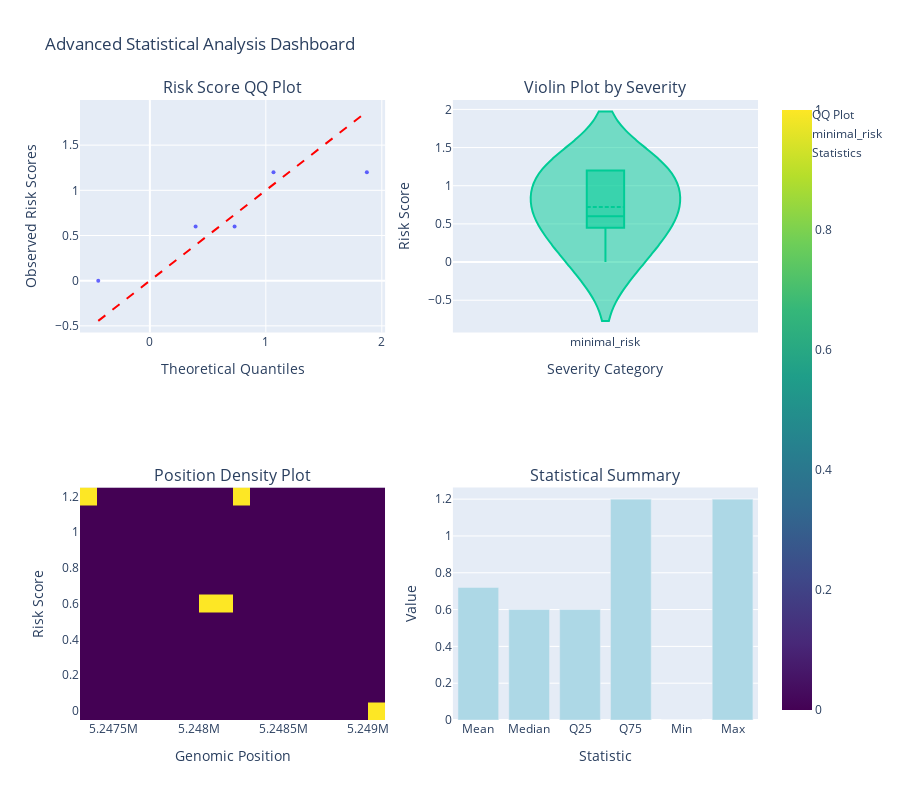
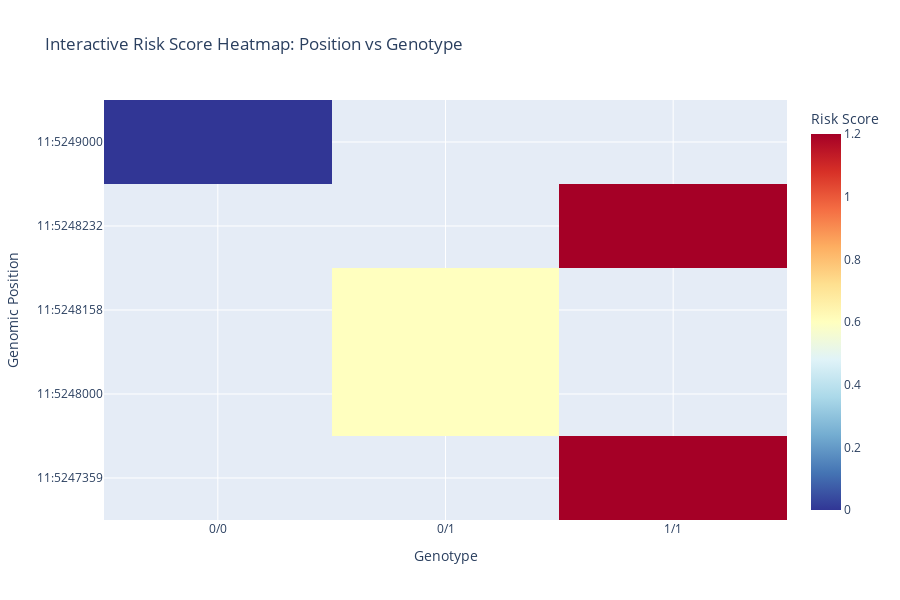
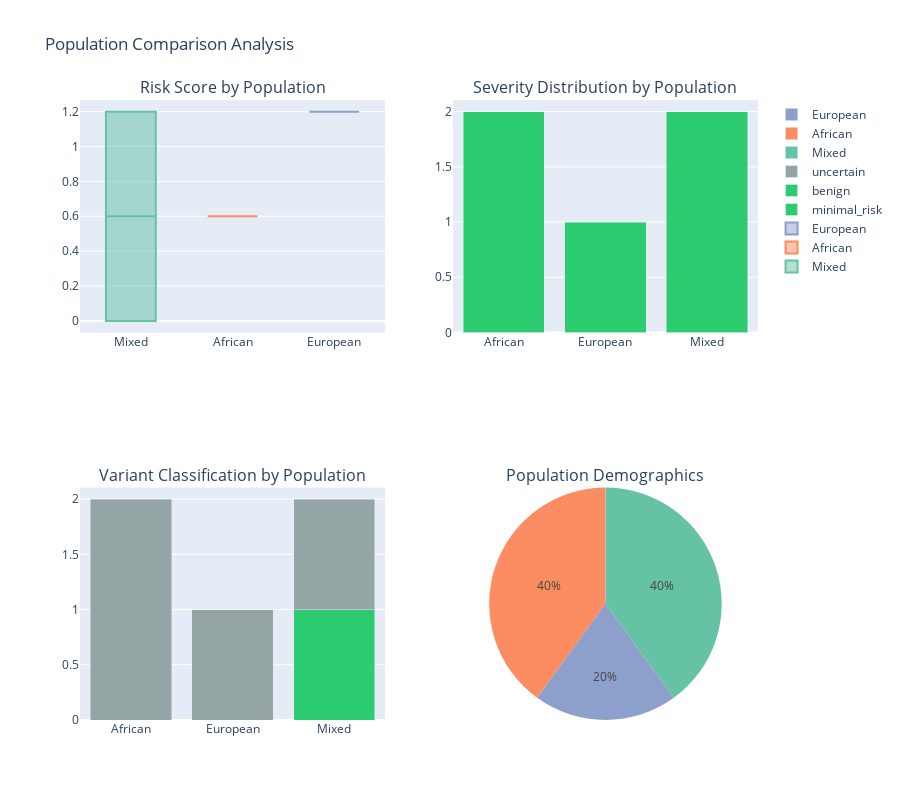
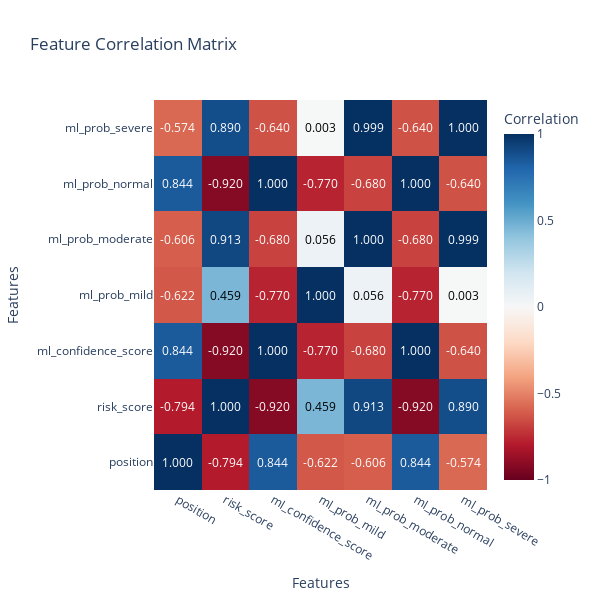

Notebook cell for these charts, in order:
### Markdown cell above
### The Ultimate Interactive Dashboard

Finally, let's create the comprehensive interactive dashboard that combines all visualisation types into one powerful interface.

### Code cell
# Create advanced statistical plots and population comparisons
print("Creating Advanced Interactive Visualisations...")

# 1. Advanced Statistical Dashboard
print("\nAdvanced Statistical Analysis:")
stats_fig = visualiser.plot_advanced_statistical_plots(results)
stats_fig.show()
print("Includes QQ plots, violin plots, density plots, and statistical summaries")

# 2. Interactive Risk Heatmap
print("\nInteractive Risk Heatmap:")
heatmap_fig = visualiser.plot_interactive_risk_heatmap(results)
heatmap_fig.show()
print("Position vs genotype heatmap - hover for detailed risk scores")

# 3. Population Comparison (Demo with Synthetic Data)
print("\nPopulation Comparison Analysis:")
pop_fig = visualiser.plot_interactive_population_comparison(results)
pop_fig.show()
print("Demonstrates population-stratified risk analysis (uses synthetic population data)")

# 4. Correlation Analysis
if len(results) > 1:
    print("\nInteractive Correlation Analysis:")
    corr_fig = visualiser.plot_correlation_analysis(results)
    corr_fig.show()
    print("Feature correlation matrix with interactive hover details")

print("\nAdvanced statistical visualisations completed!")
print("These include statistical testing, population genomics, and correlation analysis")

### Figure 1 — Plotly figure (JSON) as saved in the notebook; plotly's stock layout.template omitted (floating-point values rounded to 4 significant figures)
{"data": [{"hovertemplate": "Theoretical: %{x:.2f}<br>Observed: %{y:.2f}<extra></extra>", "marker": {"color": "blue", "opacity": 0.6, "size": 4}, "mode": "markers", "name": "QQ Plot", "type": "scatter", "x": [-0.4449, 0.3944, 0.7306, 1.066, 1.871], "xaxis": "x", "y": [0.0, 0.6, 0.6, 1.2, 1.2], "yaxis": "y"}, {"line": {"color": "red", "dash": "dash"}, "mode": "lines", "name": "Normal Reference", "showlegend": false, "type": "scatter", "x": [-0.4449, 1.871], "xaxis": "x", "y": [-0.4449, 1.871], "yaxis": "y"}, {"box": {"visible": true}, "hovertemplate": "Severity: minimal_risk<br>Risk Score: %{y}<extra></extra>", "meanline": {"visible": true}, "name": "minimal_risk", "points": "outliers", "type": "violin", "xaxis": "x2", "y": [1.2, 0.6, 1.2, 0.6, 0.0], "yaxis": "y2"}, {"colorscale": [[0, "#440154"], [0.1111, "#482878"], [0.2222, "#3e4989"], [0.3333, "#31688e"], [0.4444, "#26828e"], [0.5556, "#1f9e89"], [0.6667, "#35b779"], [0.7778, "#6ece58"], [0.8889, "#b5de2b"], [1, "#fde725"]], "hovertemplate": "Position: %{x}<br>Risk Score: %{y}<br>Count: %{z}<extra></extra>", "name": "Chr 11 Density", "nbinsx": 20, "nbinsy": 15, "type": "histogram2d", "x": [5248232, 5248158, 5247359, 5248000, 5249000], "xaxis": "x3", "y": [1.2, 0.6, 1.2, 0.6, 0.0], "yaxis": "y3"}, {"hovertemplate": "%{x}: %{y:.2f}<extra></extra>", "marker": {"color": "lightblue"}, "name": "Statistics", "type": "bar", "x": ["Mean", "Median", "Q25", "Q75", "Min", "Max"], "xaxis": "x4", "y": [0.72, 0.6, 0.6, 1.2, 0, 1.2], "yaxis": "y4"}], "layout": {"annotations": [{"font": {"size": 16}, "showarrow": false, "text": "Risk Score QQ Plot", "x": 0.225, "xanchor": "center", "xref": "paper", "y": 1, "yanchor": "bottom", "yref": "paper"}, {"font": {"size": 16}, "showarrow": false, "text": "Violin Plot by Severity", "x": 0.775, "xanchor": "center", "xref": "paper", "y": 1, "yanchor": "bottom", "yref": "paper"}, {"font": {"size": 16}, "showarrow": false, "text": "Position Density Plot", "x": 0.225, "xanchor": "center", "xref": "paper", "y": 0.375, "yanchor": "bottom", "yref": "paper"}, {"font": {"size": 16}, "showarrow": false, "text": "Statistical Summary", "x": 0.775, "xanchor": "center", "xref": "paper", "y": 0.375, "yanchor": "bottom", "yref": "paper"}], "height": 800, "showlegend": true, "title": {"text": "Advanced Statistical Analysis Dashboard"}, "xaxis": {"anchor": "y", "domain": [0, 0.45], "title": {"text": "Theoretical Quantiles"}}, "xaxis2": {"anchor": "y2", "domain": [0.55, 1], "title": {"text": "Severity Category"}}, "xaxis3": {"anchor": "y3", "domain": [0, 0.45], "title": {"text": "Genomic Position"}}, "xaxis4": {"anchor": "y4", "domain": [0.55, 1], "title": {"text": "Statistic"}}, "yaxis": {"anchor": "x", "domain": [0.625, 1], "title": {"text": "Observed Risk Scores"}}, "yaxis2": {"anchor": "x2", "domain": [0.625, 1], "title": {"text": "Risk Score"}}, "yaxis3": {"anchor": "x3", "domain": [0, 0.375], "title": {"text": "Risk Score"}}, "yaxis4": {"anchor": "x4", "domain": [0, 0.375], "title": {"text": "Value"}}}}

### Figure 2 — Plotly figure (JSON) as saved in the notebook; plotly's stock layout.template omitted (floating-point values rounded to 4 significant figures)
{"data": [{"colorbar": {"title": {"text": "Risk Score"}}, "colorscale": [[0, "rgb(49,54,149)"], [0.1, "rgb(69,117,180)"], [0.2, "rgb(116,173,209)"], [0.3, "rgb(171,217,233)"], [0.4, "rgb(224,243,248)"], [0.5, "rgb(255,255,191)"], [0.6, "rgb(254,224,144)"], [0.7, "rgb(253,174,97)"], [0.8, "rgb(244,109,67)"], [0.9, "rgb(215,48,39)"], [1, "rgb(165,0,38)"]], "hovertemplate": "Position: %{y}<br>Genotype: %{x}<br>Risk Score: %{z:.2f}<extra></extra>", "type": "heatmap", "x": ["0/0", "0/1", "1/1"], "y": ["11:5247359", "11:5248000", "11:5248158", "11:5248232", "11:5249000"], "z": [[NaN, NaN, 1.2], [NaN, 0.6, NaN], [NaN, 0.6, NaN], [NaN, NaN, 1.2], [0.0, NaN, NaN]]}], "layout": {"height": 600, "title": {"text": "Interactive Risk Score Heatmap: Position vs Genotype"}, "xaxis": {"title": {"text": "Genotype"}}, "yaxis": {"title": {"text": "Genomic Position"}}}}

### Figure 3 — Plotly figure (JSON) as saved in the notebook; plotly's stock layout.template omitted (floating-point values rounded to 4 significant figures)
{"data": [{"boxpoints": "outliers", "hovertemplate": "Population: %{x}<br>Risk Score: %{y}<extra></extra>", "marker": {"color": "rgb(102,194,165)"}, "name": "Mixed", "type": "box", "xaxis": "x", "y": [1.2, 0.0], "yaxis": "y"}, {"boxpoints": "outliers", "hovertemplate": "Population: %{x}<br>Risk Score: %{y}<extra></extra>", "marker": {"color": "rgb(252,141,98)"}, "name": "African", "type": "box", "xaxis": "x", "y": [0.6, 0.6], "yaxis": "y"}, {"boxpoints": "outliers", "hovertemplate": "Population: %{x}<br>Risk Score: %{y}<extra></extra>", "marker": {"color": "rgb(141,160,203)"}, "name": "European", "type": "box", "xaxis": "x", "y": [1.2], "yaxis": "y"}, {"hovertemplate": "Population: %{x}<br>Severity: minimal_risk<br>Count: %{y}<extra></extra>", "marker": {"color": "#2ecc71"}, "name": "minimal_risk", "type": "bar", "x": ["African", "European", "Mixed"], "xaxis": "x2", "y": [2, 1, 2], "yaxis": "y2"}, {"hovertemplate": "Population: %{x}<br>Classification: benign<br>Count: %{y}<extra></extra>", "marker": {"color": "#2ecc71"}, "name": "benign", "type": "bar", "x": ["African", "European", "Mixed"], "xaxis": "x3", "y": [0, 0, 1], "yaxis": "y3"}, {"hovertemplate": "Population: %{x}<br>Classification: uncertain<br>Count: %{y}<extra></extra>", "marker": {"color": "#95a5a6"}, "name": "uncertain", "type": "bar", "x": ["African", "European", "Mixed"], "xaxis": "x3", "y": [2, 1, 1], "yaxis": "y3"}, {"domain": {"x": [0.55, 1], "y": [0, 0.375]}, "hovertemplate": "%{label}<br>Count: %{value}<br>Percentage: %{percent}<extra></extra>", "labels": ["Mixed", "African", "European"], "marker": {"colors": ["rgb(102,194,165)", "rgb(252,141,98)", "rgb(141,160,203)"]}, "name": "Population", "type": "pie", "values": [2, 2, 1]}], "layout": {"annotations": [{"font": {"size": 16}, "showarrow": false, "text": "Risk Score by Population", "x": 0.225, "xanchor": "center", "xref": "paper", "y": 1, "yanchor": "bottom", "yref": "paper"}, {"font": {"size": 16}, "showarrow": false, "text": "Severity Distribution by Population", "x": 0.775, "xanchor": "center", "xref": "paper", "y": 1, "yanchor": "bottom", "yref": "paper"}, {"font": {"size": 16}, "showarrow": false, "text": "Variant Classification by Population", "x": 0.225, "xanchor": "center", "xref": "paper", "y": 0.375, "yanchor": "bottom", "yref": "paper"}, {"font": {"size": 16}, "showarrow": false, "text": "Population Demographics", "x": 0.775, "xanchor": "center", "xref": "paper", "y": 0.375, "yanchor": "bottom", "yref": "paper"}], "barmode": "stack", "height": 800, "showlegend": true, "title": {"text": "Population Comparison Analysis"}, "xaxis": {"anchor": "y", "domain": [0, 0.45]}, "xaxis2": {"anchor": "y2", "domain": [0.55, 1]}, "xaxis3": {"anchor": "y3", "domain": [0, 0.45]}, "yaxis": {"anchor": "x", "domain": [0.625, 1]}, "yaxis2": {"anchor": "x2", "domain": [0.625, 1]}, "yaxis3": {"anchor": "x3", "domain": [0, 0.375]}}}

### Figure 4 — Plotly figure (JSON) as saved in the notebook; plotly's stock layout.template omitted (floating-point values rounded to 4 significant figures)
{"data": [{"colorbar": {"title": {"text": "Correlation"}}, "colorscale": [[0, "rgb(103,0,31)"], [0.1, "rgb(178,24,43)"], [0.2, "rgb(214,96,77)"], [0.3, "rgb(244,165,130)"], [0.4, "rgb(253,219,199)"], [0.5, "rgb(247,247,247)"], [0.6, "rgb(209,229,240)"], [0.7, "rgb(146,197,222)"], [0.8, "rgb(67,147,195)"], [0.9, "rgb(33,102,172)"], [1, "rgb(5,48,97)"]], "hovertemplate": "%{x} vs %{y}<br>Correlation: %{z:.3f}<extra></extra>", "type": "heatmap", "x": ["position", "risk_score", "ml_confidence_score", "ml_prob_mild", "ml_prob_moderate", "ml_prob_normal", "ml_prob_severe"], "y": ["position", "risk_score", "ml_confidence_score", "ml_prob_mild", "ml_prob_moderate", "ml_prob_normal", "ml_prob_severe"], "z": [[1.0, -0.7937, 0.844, -0.622, -0.6062, 0.844, -0.574], [-0.7937, 1.0, -0.92, 0.4586, 0.913, -0.92, 0.8899], [0.844, -0.92, 1.0, -0.7701, -0.68, 1.0, -0.6401], [-0.622, 0.4586, -0.7701, 1.0, 0.05607, -0.7701, 0.002851], [-0.6062, 0.913, -0.68, 0.05607, 1.0, -0.68, 0.9986], [0.844, -0.92, 1.0, -0.7701, -0.68, 1.0, -0.6401], [-0.574, 0.8899, -0.6401, 0.002851, 0.9986, -0.6401, 1.0]], "zmax": 1, "zmin": -1}], "layout": {"annotations": [{"font": {"color": "white"}, "showarrow": false, "text": "1.000", "x": "position", "y": "position"}, {"font": {"color": "white"}, "showarrow": false, "text": "-0.794", "x": "position", "y": "risk_score"}, {"font": {"color": "white"}, "showarrow": false, "text": "0.844", "x": "position", "y": "ml_confidence_score"}, {"font": {"color": "white"}, "showarrow": false, "text": "-0.622", "x": "position", "y": "ml_prob_mild"}, {"font": {"color": "white"}, "showarrow": false, "text": "-0.606", "x": "position", "y": "ml_prob_moderate"}, {"font": {"color": "white"}, "showarrow": false, "text": "0.844", "x": "position", "y": "ml_prob_normal"}, {"font": {"color": "white"}, "showarrow": false, "text": "-0.574", "x": "position", "y": "ml_prob_severe"}, {"font": {"color": "white"}, "showarrow": false, "text": "-0.794", "x": "risk_score", "y": "position"}, {"font": {"color": "white"}, "showarrow": false, "text": "1.000", "x": "risk_score", "y": "risk_score"}, {"font": {"color": "white"}, "showarrow": false, "text": "-0.920", "x": "risk_score", "y": "ml_confidence_score"}, {"font": {"color": "black"}, "showarrow": false, "text": "0.459", "x": "risk_score", "y": "ml_prob_mild"}, {"font": {"color": "white"}, "showarrow": false, "text": "0.913", "x": "risk_score", "y": "ml_prob_moderate"}, {"font": {"color": "white"}, "showarrow": false, "text": "-0.920", "x": "risk_score", "y": "ml_prob_normal"}, {"font": {"color": "white"}, "showarrow": false, "text": "0.890", "x": "risk_score", "y": "ml_prob_severe"}, {"font": {"color": "white"}, "showarrow": false, "text": "0.844", "x": "ml_confidence_score", "y": "position"}, {"font": {"color": "white"}, "showarrow": false, "text": "-0.920", "x": "ml_confidence_score", "y": "risk_score"}, {"font": {"color": "white"}, "showarrow": false, "text": "1.000", "x": "ml_confidence_score", "y": "ml_confidence_score"}, {"font": {"color": "white"}, "showarrow": false, "text": "-0.770", "x": "ml_confidence_score", "y": "ml_prob_mild"}, {"font": {"color": "white"}, "showarrow": false, "text": "-0.680", "x": "ml_confidence_score", "y": "ml_prob_moderate"}, {"font": {"color": "white"}, "showarrow": false, "text": "1.000", "x": "ml_confidence_score", "y": "ml_prob_normal"}, {"font": {"color": "white"}, "showarrow": false, "text": "-0.640", "x": "ml_confidence_score", "y": "ml_prob_severe"}, {"font": {"color": "white"}, "showarrow": false, "text": "-0.622", "x": "ml_prob_mild", "y": "position"}, {"font": {"color": "black"}, "showarrow": false, "text": "0.459", "x": "ml_prob_mild", "y": "risk_score"}, {"font": {"color": "white"}, "showarrow": false, "text": "-0.770", "x": "ml_prob_mild", "y": "ml_confidence_score"}, {"font": {"color": "white"}, "showarrow": false, "text": "1.000", "x": "ml_prob_mild", "y": "ml_prob_mild"}, {"font": {"color": "black"}, "showarrow": false, "text": "0.056", "x": "ml_prob_mild", "y": "ml_prob_moderate"}, {"font": {"color": "white"}, "showarrow": false, "text": "-0.770", "x": "ml_prob_mild", "y": "ml_prob_normal"}, {"font": {"color": "black"}, "showarrow": false, "text": "0.003", "x": "ml_prob_mild", "y": "ml_prob_severe"}, {"font": {"color": "white"}, "showarrow": false, "text": "-0.606", "x": "ml_prob_moderate", "y": "position"}, {"font": {"color": "white"}, "showarrow": false, "text": "0.913", "x": "ml_prob_moderate", "y": "risk_score"}, {"font": {"color": "white"}, "showarrow": false, "text": "-0.680", "x": "ml_prob_moderate", "y": "ml_confidence_score"}, {"font": {"color": "black"}, "showarrow": false, "text": "0.056", "x": "ml_prob_moderate", "y": "ml_prob_mild"}, {"font": {"color": "white"}, "showarrow": false, "text": "1.000", "x": "ml_prob_moderate", "y": "ml_prob_moderate"}, {"font": {"color": "white"}, "showarrow": false, "text": "-0.680", "x": "ml_prob_moderate", "y": "ml_prob_normal"}, {"font": {"color": "white"}, "showarrow": false, "text": "0.999", "x": "ml_prob_moderate", "y": "ml_prob_severe"}, {"font": {"color": "white"}, "showarrow": false, "text": "0.844", "x": "ml_prob_normal", "y": "position"}, {"font": {"color": "white"}, "showarrow": false, "text": "-0.920", "x": "ml_prob_normal", "y": "risk_score"}, {"font": {"color": "white"}, "showarrow": false, "text": "1.000", "x": "ml_prob_normal", "y": "ml_confidence_score"}, {"font": {"color": "white"}, "showarrow": false, "text": "-0.770", "x": "ml_prob_normal", "y": "ml_prob_mild"}, {"font": {"color": "white"}, "showarrow": false, "text": "-0.680", "x": "ml_prob_normal", "y": "ml_prob_moderate"}, {"font": {"color": "white"}, "showarrow": false, "text": "1.000", "x": "ml_prob_normal", "y": "ml_prob_normal"}, {"font": {"color": "white"}, "showarrow": false, "text": "-0.640", "x": "ml_prob_normal", "y": "ml_prob_severe"}, {"font": {"color": "white"}, "showarrow": false, "text": "-0.574", "x": "ml_prob_severe", "y": "position"}, {"font": {"color": "white"}, "showarrow": false, "text": "0.890", "x": "ml_prob_severe", "y": "risk_score"}, {"font": {"color": "white"}, "showarrow": false, "text": "-0.640", "x": "ml_prob_severe", "y": "ml_confidence_score"}, {"font": {"color": "black"}, "showarrow": false, "text": "0.003", "x": "ml_prob_severe", "y": "ml_prob_mild"}, {"font": {"color": "white"}, "showarrow": false, "text": "0.999", "x": "ml_prob_severe", "y": "ml_prob_moderate"}, {"font": {"color": "white"}, "showarrow": false, "text": "-0.640", "x": "ml_prob_severe", "y": "ml_prob_normal"}, {"font": {"color": "white"}, "showarrow": false, "text": "1.000", "x": "ml_prob_severe", "y": "ml_prob_severe"}], "height": 600, "title": {"text": "Feature Correlation Matrix"}, "width": 600, "xaxis": {"title": {"text": "Features"}}, "yaxis": {"title": {"text": "Features"}}}}
